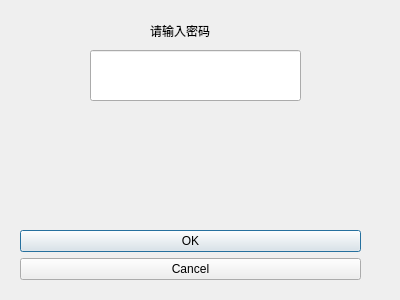
<?xml version="1.0" encoding="UTF-8"?>
<ui version="4.0">
 <class>Dialog</class>
 <widget class="QDialog" name="Dialog">
  <property name="geometry">
   <rect>
    <x>0</x>
    <y>0</y>
    <width>400</width>
    <height>300</height>
   </rect>
  </property>
  <property name="windowTitle">
   <string>Dialog</string>
  </property>
  <widget class="QDialogButtonBox" name="buttonBox">
   <property name="geometry">
    <rect>
     <x>20</x>
     <y>230</y>
     <width>341</width>
     <height>61</height>
    </rect>
   </property>
   <property name="orientation">
    <enum>Qt::Vertical</enum>
   </property>
   <property name="standardButtons">
    <set>QDialogButtonBox::Cancel|QDialogButtonBox::Ok</set>
   </property>
  </widget>
  <widget class="QLabel" name="label">
   <property name="geometry">
    <rect>
     <x>150</x>
     <y>10</y>
     <width>91</width>
     <height>41</height>
    </rect>
   </property>
   <property name="text">
    <string>请输入密码</string>
   </property>
  </widget>
  <widget class="QLineEdit" name="lineEdit">
   <property name="geometry">
    <rect>
     <x>90</x>
     <y>50</y>
     <width>211</width>
     <height>51</height>
    </rect>
   </property>
  </widget>
 </widget>
 <resources/>
 <connections>
  <connection>
   <sender>buttonBox</sender>
   <signal>accepted()</signal>
   <receiver>Dialog</receiver>
   <slot>accept()</slot>
   <hints>
    <hint type="sourcelabel">
     <x>248</x>
     <y>254</y>
    </hint>
    <hint type="destinationlabel">
     <x>157</x>
     <y>274</y>
    </hint>
   </hints>
  </connection>
  <connection>
   <sender>buttonBox</sender>
   <signal>rejected()</signal>
   <receiver>Dialog</receiver>
   <slot>reject()</slot>
   <hints>
    <hint type="sourcelabel">
     <x>316</x>
     <y>260</y>
    </hint>
    <hint type="destinationlabel">
     <x>286</x>
     <y>274</y>
    </hint>
   </hints>
  </connection>
 </connections>
</ui>
